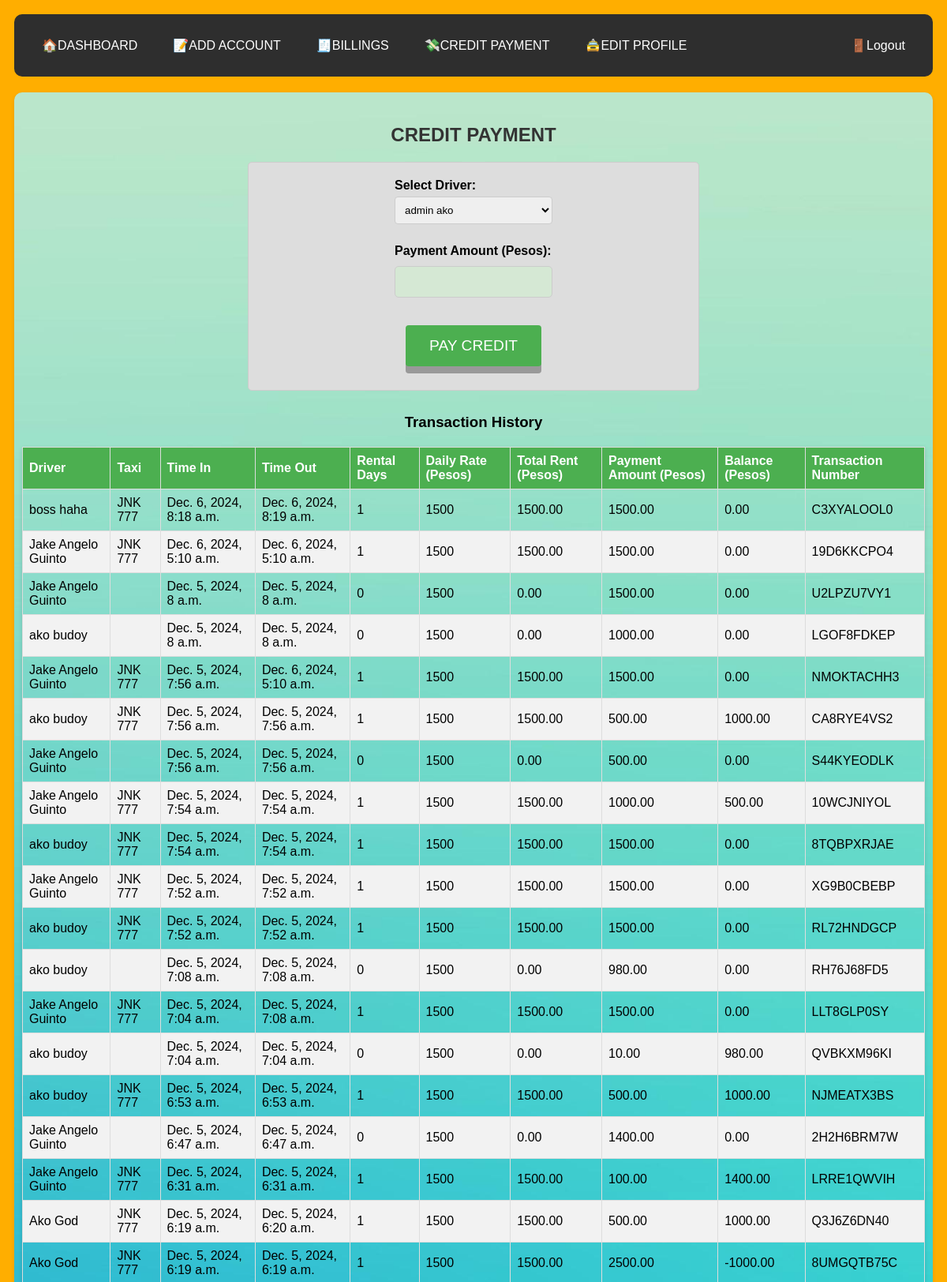
The app's page /creditpayment/ (signed in, upper part) with its own data.
### apps/models.py (models this page shows, shortened)
class Receipt(models.Model):
    profile = models.CharField(max_length=255, null=True, blank=True)
    license_number = models.CharField(max_length=50, null=True, blank=True)
    vehicle = models.CharField(max_length=100, null=True)
    time_in = models.DateTimeField()
    time_out = models.DateTimeField()
    rental_days = models.IntegerField()
    total_rent = models.DecimalField(max_digits=10, decimal_places=2)
    payment_amount = models.DecimalField(max_digits=10, decimal_places=2)
    balance = models.DecimalField(max_digits=10, decimal_places=2)
    transaction_number = models.CharField(max_length=100, unique=True)

### apps/views.py (the view, shortened to what this page needs)
# urls.py: path('creditpayment/', views.credit_payment, name='credit_payment'),
@login_required
def credit_payment(request):
    receipts = Receipt.objects.all().order_by('-time_in')
    profiles = Profile.objects.filter(is_active=True)
    return render(request, 'creditpayment.html', {'profiles': profiles, 'receipts': receipts})

### apps/templates/creditpayment.html (shortened to what this page needs)
{% extends "layout.html" %}
{% block content %}
<center>
<div class="payment-container">
    <h2>CREDIT PAYMENT</h2>
    <form method="post">
        <div class="form-group">
            <label for="profile_id">Select Driver:</label>
            <select id="profile_id" name="profile_id" class="form-control" required>
                {% for profile in profiles %}
                    <option value="{{ profile.id }}">{{ profile.firstname }} {{ profile.lastname }}</option>
                {% endfor %}
            </select>
        </div>
        <div class="form-group">
            <label for="amount">Payment Amount (Pesos):</label>
            <input type="number" id="amount" name="amount" class="form-control" required>
        </div>
        <button type="submit" class="btn btn-primary"> PAY CREDIT </button>
    </form>
</div>
    <h3>Transaction History</h3>
        <table class="data-table" style="width: 100%; margin-top: 20px;">
            <thead>
                <tr>
                    <th>Driver</th>
                    <th>Taxi</th>
                    <th>Time In</th>
                    <th>Time Out</th>
                    <th>Rental Days</th>
                    <th>Daily Rate (Pesos)</th>
                    <th>Total Rent (Pesos)</th>
                    <th>Payment Amount (Pesos)</th>
                    <th>Balance (Pesos)</th>
                    <th>Transaction Number</th>
                </tr>
            </thead>
            <tbody>
                {% for receipt in receipts %}
                <tr class="clickable-row" data-receipt-id="{{ receipt.id }}">
                    <td>{{ receipt.profile }}</td>
                    <td>{{ receipt.vehicle }}</td>
                    <td>{{ receipt.time_in }}</td>
                    <td>{{ receipt.time_out }}</td>
                    <td>{{ receipt.rental_days }}</td>
                    <td>1500</td>
                    <td>{{ receipt.total_rent }}</td>
                    <td>{{ receipt.payment_amount }}</td>
                    <td>{{ receipt.balance }}</td>
                    <td>{{ receipt.transaction_number }}</td>
                </tr>
                {% endfor %}
            </tbody>
        </table>
</center>
{% endblock %}

### static/css/style.css (style rules this page uses)
body { font-family: Arial, sans-serif; background-color: #ffae00; margin-bottom: 20px; padding: 10; display: flex; flex-direction: column; height: 100vh; }
h2 { text-align: center; color: #333; }
form { display: flex; flex-direction: column; align-items: center; }
form input, form button { padding: 10px; margin: 10px 0; border: 1px solid #ccc; border-radius: 5px; font-size: 16px; }
form input { background-color: #d5e8d4; }
form button { background-color: #77dd77; color: white; border: none; cursor: pointer; transition: background-color 0.3s; }
table { width: 100%; border-collapse: collapse; margin-bottom: 20px; box-shadow: 0 2px 5px rgba(0, 0, 0, 0.15); }
th, td { padding: 12px 15px; border: 1px solid #ddd; text-align: left; transition: background-color 0.3s; }
th { background-color: #77dd77; color: white; }
thead th { background-color: #2e2e2e; color: white; text-align: center; }
tbody tr:nth-child(even) { background-color: #f9f9f9; }
form { max-width: 400px; margin: auto; padding: 20px; border: 1px solid #ccc; border-radius: 5px; background-color: #f9f9f9; text-align: center; }
.form-group { margin-bottom: 15px; }
label { display: block; margin-bottom: 5px; font-weight: bold; text-align: left; }
input, select, textarea { width: 100%; padding: 10px; margin-bottom: 10px; border: 1px solid #ccc; border-radius: 4px; box-sizing: border-box; }
.form-group input, .form-group select, .form-group textarea { display: block; }
form { max-width: 100%; margin: auto; padding: 20px; border: 1px solid #ccc; border-radius: 5px; background-color: #ddd; text-align: center; }
.data-table { width: 100%; border-collapse: collapse; margin-top: 20px; }
.data-table th, .data-table td { border: 1px solid #ddd; padding: 8px; text-align: left; }
.data-table th { background-color: #4CAF50; color: white; }
.data-table tr:nth-child(even) { background-color: #f2f2f2; }
input, select, textarea { width: calc(100% - 16px); padding: 8px; border: 1px solid #ccc; border-radius: 4px; box-sizing: border-box; }
.btn, #btn btn-primary btn-block { display: inline-block; padding: 15px 30px; font-size: 1.2em; cursor: pointer; text-align: center; text-decoration: none; outline: none; color: #fff; background-color: #4CAF50; border: none; border-radius: 4px; box-shadow: 0 9px #999; margin-top: 10px; }
.form-control { width: 200px; }
.profile-container, .payment-container { width: 50%; padding: 10px; align-self: center; }
label { display: block; font-weight: bold; margin-bottom: 5px; }
table { width: 100%; border-collapse: collapse; }

### records on screen
Receipt: profile "boss haha", vehicle "JNK 777", time_in "Dec. 6, 2024, 8:18 a.m.", time_out "Dec. 6, 2024, 8:19 a.m.", rental_days "1", total_rent "1500.00", payment_amount "1500.00", balance "0.00", transaction_number "C3XYALOOL0"
Receipt: profile "Jake Angelo Guinto", vehicle "JNK 777", time_in "Dec. 6, 2024, 5:10 a.m.", time_out "Dec. 6, 2024, 5:10 a.m.", rental_days "1", total_rent "1500.00", payment_amount "1500.00", balance "0.00", transaction_number "19D6KKCPO4"
Receipt: profile "Jake Angelo Guinto", time_in "Dec. 5, 2024, 8 a.m.", time_out "Dec. 5, 2024, 8 a.m.", rental_days "0", total_rent "0.00", payment_amount "1500.00", balance "0.00", transaction_number "U2LPZU7VY1"
Receipt: profile "ako budoy", time_in "Dec. 5, 2024, 8 a.m.", time_out "Dec. 5, 2024, 8 a.m.", rental_days "0", total_rent "0.00", payment_amount "1000.00", balance "0.00", transaction_number "LGOF8FDKEP"
Receipt: profile "Jake Angelo Guinto", vehicle "JNK 777", time_in "Dec. 5, 2024, 7:56 a.m.", time_out "Dec. 6, 2024, 5:10 a.m.", rental_days "1", total_rent "1500.00", payment_amount "1500.00", balance "0.00", transaction_number "NMOKTACHH3"
Receipt: profile "ako budoy", vehicle "JNK 777", time_in "Dec. 5, 2024, 7:56 a.m.", time_out "Dec. 5, 2024, 7:56 a.m.", rental_days "1", total_rent "1500.00", payment_amount "500.00", balance "1000.00", transaction_number "CA8RYE4VS2"
Receipt: profile "Jake Angelo Guinto", time_in "Dec. 5, 2024, 7:56 a.m.", time_out "Dec. 5, 2024, 7:56 a.m.", rental_days "0", total_rent "0.00", payment_amount "500.00", balance "0.00", transaction_number "S44KYEODLK"
Receipt: profile "Jake Angelo Guinto", vehicle "JNK 777", time_in "Dec. 5, 2024, 7:54 a.m.", time_out "Dec. 5, 2024, 7:54 a.m.", rental_days "1", total_rent "1500.00", payment_amount "1000.00", balance "500.00", transaction_number "10WCJNIYOL"
Receipt: profile "ako budoy", vehicle "JNK 777", time_in "Dec. 5, 2024, 7:54 a.m.", time_out "Dec. 5, 2024, 7:54 a.m.", rental_days "1", total_rent "1500.00", payment_amount "1500.00", balance "0.00", transaction_number "8TQBPXRJAE"
Receipt: profile "Jake Angelo Guinto", vehicle "JNK 777", time_in "Dec. 5, 2024, 7:52 a.m.", time_out "Dec. 5, 2024, 7:52 a.m.", rental_days "1", total_rent "1500.00", payment_amount "1500.00", balance "0.00", transaction_number "XG9B0CBEBP"
Receipt: profile "ako budoy", vehicle "JNK 777", time_in "Dec. 5, 2024, 7:52 a.m.", time_out "Dec. 5, 2024, 7:52 a.m.", rental_days "1", total_rent "1500.00", payment_amount "1500.00", balance "0.00", transaction_number "RL72HNDGCP"
Receipt: profile "ako budoy", time_in "Dec. 5, 2024, 7:08 a.m.", time_out "Dec. 5, 2024, 7:08 a.m.", rental_days "0", total_rent "0.00", payment_amount "980.00", balance "0.00", transaction_number "RH76J68FD5"
Receipt: profile "Jake Angelo Guinto", vehicle "JNK 777", time_in "Dec. 5, 2024, 7:04 a.m.", time_out "Dec. 5, 2024, 7:08 a.m.", rental_days "1", total_rent "1500.00", payment_amount "1500.00", balance "0.00", transaction_number "LLT8GLP0SY"
Receipt: profile "ako budoy", time_in "Dec. 5, 2024, 7:04 a.m.", time_out "Dec. 5, 2024, 7:04 a.m.", rental_days "0", total_rent "0.00", payment_amount "10.00", balance "980.00", transaction_number "QVBKXM96KI"
Receipt: profile "ako budoy", vehicle "JNK 777", time_in "Dec. 5, 2024, 6:53 a.m.", time_out "Dec. 5, 2024, 6:53 a.m.", rental_days "1", total_rent "1500.00", payment_amount "500.00", balance "1000.00", transaction_number "NJMEATX3BS"
Receipt: profile "Jake Angelo Guinto", time_in "Dec. 5, 2024, 6:47 a.m.", time_out "Dec. 5, 2024, 6:47 a.m.", rental_days "0", total_rent "0.00", payment_amount "1400.00", balance "0.00", transaction_number "2H2H6BRM7W"
Receipt: profile "Jake Angelo Guinto", vehicle "JNK 777", time_in "Dec. 5, 2024, 6:31 a.m.", time_out "Dec. 5, 2024, 6:31 a.m.", rental_days "1", total_rent "1500.00", payment_amount "100.00", balance "1400.00", transaction_number "LRRE1QWVIH"
Receipt: profile "Ako God", vehicle "JNK 777", time_in "Dec. 5, 2024, 6:19 a.m.", time_out "Dec. 5, 2024, 6:20 a.m.", rental_days "1", total_rent "1500.00", payment_amount "500.00", balance "1000.00", transaction_number "Q3J6Z6DN40"
Receipt: profile "Ako God", vehicle "JNK 777", time_in "Dec. 5, 2024, 6:19 a.m.", time_out "Dec. 5, 2024, 6:19 a.m.", rental_days "1", total_rent "1500.00", payment_amount "2500.00", balance "-1000.00", transaction_number "8UMGQTB75C"

### other values on screen
form field profile_id "admin ako"
